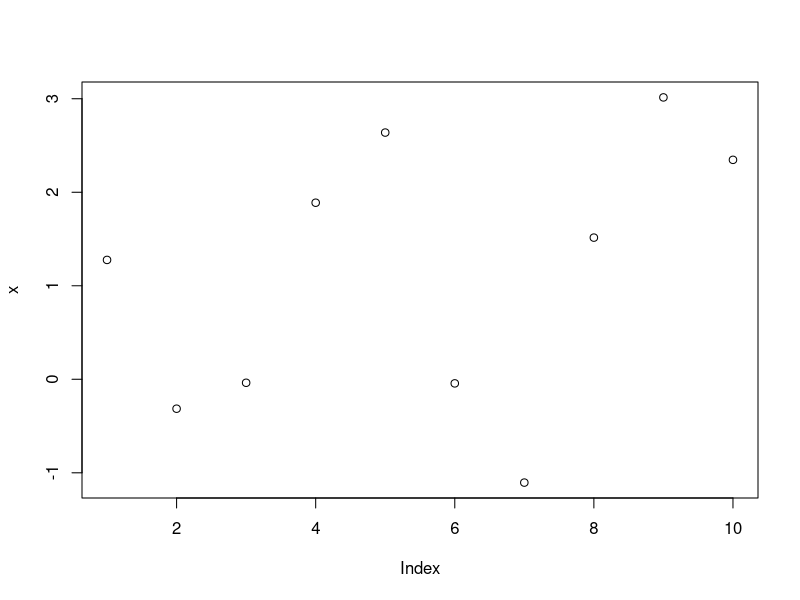
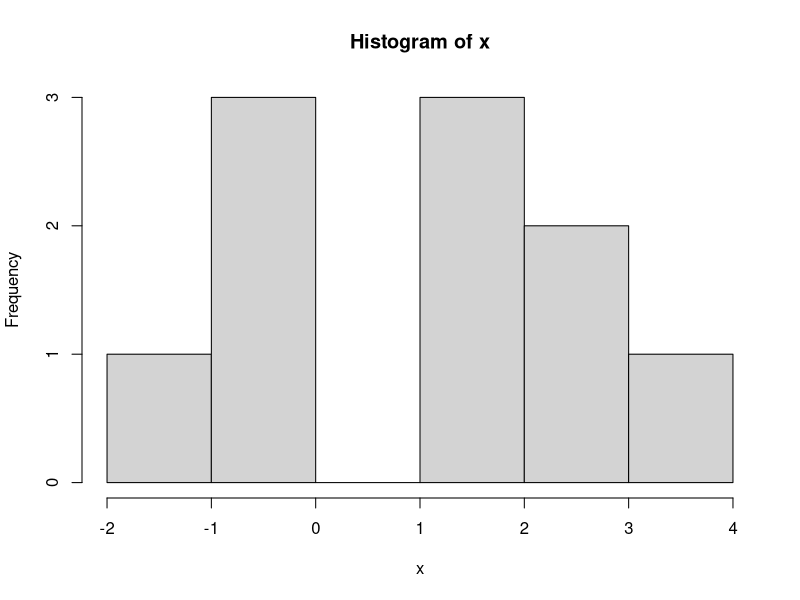
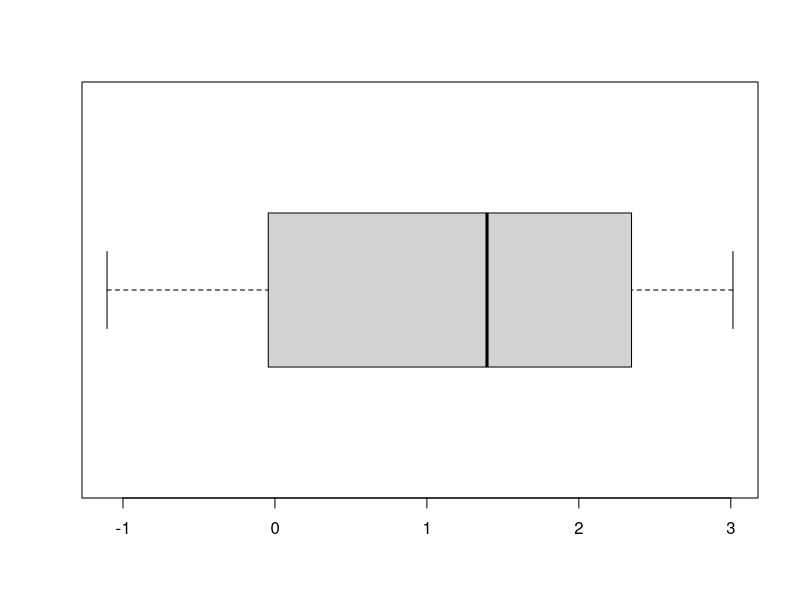

Generate these figures, in order, with R:

N <-100000
a <-rnorm(N)
b <- rnorm(N)

#Vectorized approach
c <- a * b
c



X <- rnorm(5)
X <- rnorm( 5, 10, 1)
X <- rnorm (5, 10)
X <- rnorm(5, mean=10, sd = 1)
X <- rnorm(5, sd=1, mean=10)
X <- rnorm(5, sd=1)

x <-rnorm(10,2,1)
plot(x)
hist(x)
boxplot(x, horizontal= TRUE)


